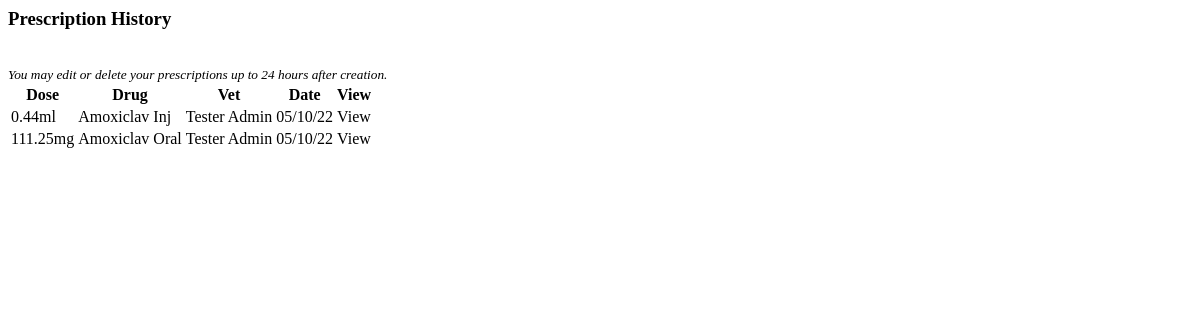
Before: /prescriptions/list-prescrip/1 (signed in) with the older database file.
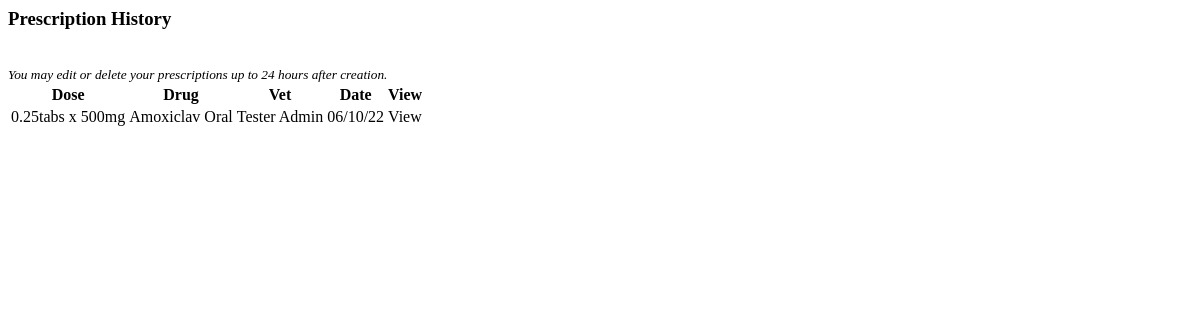
After: the same page with the newer database file.
### prescriptions/models.py (models this page shows, shortened)
class Prescription(models.Model):
    animal = models.ForeignKey(Record, on_delete=models.CASCADE, default=1)
    animal_weight = models.DecimalField(
        max_digits=5, decimal_places=2, blank=True, null=True)
    vet = models.ForeignKey(Vet, on_delete=models.CASCADE, default=1)
    drug = models.ForeignKey(Drug, on_delete=models.CASCADE, default=None)
    type = models.CharField(max_length=10, blank=True)
    drug_dose = models.DecimalField(
        max_digits=4, decimal_places=2, blank=True, null=True)
    drug_dose_high = models.DecimalField(max_digits=4, decimal_places=2, blank=True, null=True)
    dose = models.CharField(max_length=100, blank=True, null=True)
    measure = models.CharField(max_length=2, blank=True)
    frequency = models.CharField(max_length=10, choices=FREQUENCY, blank=True)
    length = models.PositiveIntegerField(default=0, blank=True)
    route = models.CharField(max_length=8, blank=True)
    date = models.DateTimeField(auto_now_add=True)
    class Meta:
        ordering = ['-date']

class Drug(models.Model):
    name = models.CharField(max_length=50)
    type = models.CharField(max_length=10, choices=TYPES, default='Injectable')
    dose = models.DecimalField(max_digits=4, decimal_places=2)
    high_dose = models.DecimalField(max_digits=4, decimal_places=2, blank=True, null=True, help_text='Add high dose for tablets only.')
    tablet_strength = models.CharField(max_length=100, blank=True, help_text='Add tablet strength in numbers, separated by commas.')
    measure = models.CharField(max_length=2, choices=MEASURE)
    category = models.ForeignKey(Category, on_delete=models.CASCADE)
    route = models.CharField(max_length=8, choices=ROUTES)
    warnings = models.CharField(max_length=300, default='None')
    def __str__(self):
        return self.name
    class Meta:
        ordering = ['name']

### vetprofiles/models.py (models this page shows, shortened)
class Vet(AbstractBaseUser):
    email = models.EmailField(verbose_name="email", max_length=80, unique=True)
    first_name = models.CharField(max_length=30, blank=False)
    last_name = models.CharField(max_length=30, blank=False)
    last_login = models.DateTimeField(verbose_name='last login', auto_now=True)
    is_admin = models.BooleanField(default=False)
    is_active = models.BooleanField(default=False)
    is_staff = models.BooleanField(default=False)
    is_superuser = models.BooleanField(default=False)
    USERNAME_FIELD = 'email'
    REQUIRED_FIELDS = ['first_name', 'last_name', ]
    objects = AccountsManager()
    def __str__(self):
        return self.first_name + " " + self.last_name

### petrx/decorators.py (the view)
    def wrapper(request, *args, **kwargs):
        if request.user.is_authenticated:
            if request.user.is_active:
                return function(request, *args, **kwargs)
            else:
                return render(request, 'vetprofiles/restricted.html')
        else:
            return redirect('vetprofiles:login')

### prescriptions/views.py (called while the page is built)
@vet_login_and_active
def list_prescrip(request, animal_id):
    prescrip_list = Prescription.objects.filter(animal=animal_id).all()
    context = {'prescrip_list': prescrip_list}
    return render(request, 'prescriptions/list_prescrip.html', context)

### prescriptions/templates/prescriptions/list_prescrip.html (shortened to what this page needs)
<h3 class="subheadings">Prescription History</h3>
<small><em>You may edit or delete your prescriptions up to 24 hours after creation.</em></small>
<div class="prescrip-contain">
    <table>
        <thead>
            <tr>
                <th class="lg-prescrip">Dose</th>
                <th>Drug</th>
                <th class="lg-prescrip">Vet</th>
                <th>Date</th>
                <th>View</th>
            </tr>
        </thead>
        <tbody>
            {% for prescription in prescrip_list %}
            <tr>
                <td class="lg-prescrip">{{ prescription.dose }}{{ prescription.measure }}</td>
                <td>{{ prescription.drug }}</td>
                <td class="lg-prescrip">{{ prescription.vet }}</td>
                <td>{{ prescription.date|date:'d/m/y' }}</td>
                <td><a data-hx-get="{% url 'prescriptions:detail_prescrip' prescrip_id=prescription.id %}"
                        data-hx-target="#modal-dialog" class="pet-links" aria-label="View prescription">View</a></td>
            </tr>
        </tbody>
        {% endfor %}
    </table>
</div>

Changed rows visible on the page:
removed Prescription: dose "0.44", measure "ml", drug "Amoxiclav Inj", vet "Tester Admin", date "05/10/22"
removed Prescription: dose "111.25", measure "mg", drug "Amoxiclav Oral", vet "Tester Admin", date "05/10/22"
added Prescription: dose "0.25tabs x 500", measure "mg", drug "Amoxiclav Oral", vet "Tester Admin", date "06/10/22"
